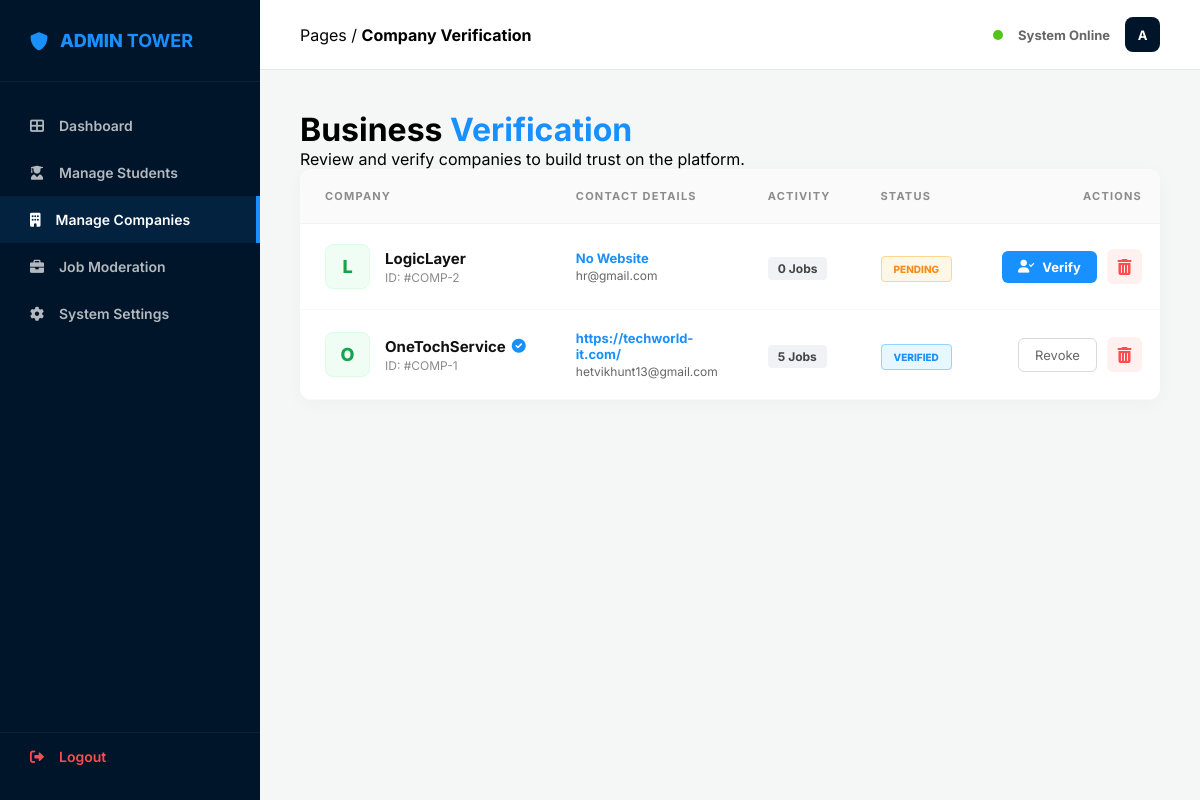
Page /admin/admin_companies.php (signed in) on the committed database.
### tables this page shows
CREATE TABLE `company_credentials` (
  `id` int(11) NOT NULL,
  `company_name` varchar(150) NOT NULL,
  `about_us` text DEFAULT NULL,
  `website` varchar(255) DEFAULT NULL,
  `logo_path` varchar(255) DEFAULT NULL,
  `location` varchar(150) DEFAULT NULL,
  `email` varchar(150) NOT NULL,
  `password` varchar(255) NOT NULL,
  `created_at` timestamp NOT NULL DEFAULT current_timestamp(),
  `is_verified` tinyint(1) DEFAULT 0
);

### admin/admin_companies.php (the view, shortened to what this page needs)
<?php
$host = "localhost"; $rootUser = "root"; $rootPass = ""; $dbName = "mini_linkedin";
$conn = new mysqli($host, $rootUser, $rootPass, $dbName);
$query = "SELECT c.*,
          (SELECT COUNT(*) FROM jobs j WHERE j.company_id = c.id) as job_count
          FROM company_credentials c ORDER BY c.id DESC";
$companies = $conn->query($query);
?>
<!DOCTYPE html>
<html lang="en">
<head>
    <link rel="stylesheet" href="https://cdnjs.cloudflare.com/ajax/libs/font-awesome/6.0.0/css/all.min.css">
    <link rel="stylesheet" href="admin_style.css?v=<?php echo time(); ?>">
    <link rel="stylesheet" href="admin_companies.css?v=<?php echo time(); ?>">
</head>
<body class="admin-fixed-layout">
    <aside class="sidebar-fixed">
        <div class="sidebar-logo"><i class="fas fa-shield-alt"></i><span>ADMIN <strong>TOWER</strong></span></div>
        <nav class="sidebar-nav">
            <a href="admin_dashboard.php"><i class="fas fa-th-large"></i> Dashboard</a>
            <a href="admin_users.php"><i class="fas fa-user-graduate"></i> Manage Students</a>
            <a href="admin_companies.php" class="active"><i class="fas fa-building"></i> Manage Companies</a>
            <a href="admin_jobs.php"><i class="fas fa-briefcase"></i> Job Moderation</a>
            <a href="admin_settings.php"><i class="fas fa-cog"></i> System Settings</a>
            <div class="nav-spacer"></div>
            <a href="admin_login.php?logout=true" class="logout-link"><i class="fas fa-sign-out-alt"></i> Logout</a>
        </nav>
    </aside>
    <div class="main-wrapper">
        <header class="content-header">
            <div class="header-breadcrumb">Pages / <strong>Company Verification</strong></div>
            <div class="header-status"><span class="pulse-online"></span> System Online <div class="admin-badge">A</div></div>
        </header>
        <main class="page-content">
            <div class="welcome-section">
                <h1>Business <span>Verification</span></h1>
                <p>Review and verify companies to build trust on the platform.</p>
            </div>
            <div class="data-panel">
                <table class="admin-table">
                    <thead>
                        <tr>
                            <th>Company</th>
                            <th>Contact Details</th>
                            <th>Activity</th>
                            <th>Status</th>
                            <th style="text-align: right;">Actions</th>
                        </tr>
                    </thead>
                    <tbody>
                        <?php if($companies && $companies->num_rows > 0): ?>
                            <?php while($row = $companies->fetch_assoc()): ?>
                            <tr>
                                <td>
                                    <div class="comp-cell">
                                        <div class="c-logo"><?php echo strtoupper(substr($row['company_name'], 0, 1)); ?></div>
                                        <div class="c-info">
                                            <strong>
                                                <?php echo htmlspecialchars($row['company_name']); ?>
                                                <?php if(isset($row['is_verified']) && $row['is_verified']): ?>
                                                    <i class="fas fa-check-circle verified-tick"></i>
                                                <?php endif; ?>
                                            </strong>
                                            <span>ID: #COMP-<?php echo $row['id']; ?></span>
                                        </div>
                                    </div>
                                </td>
                                <td>
                                    <div class="u-link"><?php echo $row['company_website'] ?? $row['website'] ?? 'No Website'; ?></div>
                                    <div class="u-email"><?php echo $row['company_email'] ?? $row['email'] ?? 'No Email'; ?></div>
                                </td>
                                <td>
                                    <span class="job-count-badge"><?php echo $row['job_count']; ?> Jobs</span>
                                </td>
                                <td>
                                    <?php if(isset($row['is_verified']) && $row['is_verified']): ?>
                                        <span class="badge b-verified">Verified</span>
                                    <?php else: ?>
                                        <span class="badge b-pending">Pending</span>
                                    <?php endif; ?>
                                </td>
                                <td style="text-align: right;">
                                    <div class="action-flex">
                                        <?php if(!(isset($row['is_verified']) && $row['is_verified'])): ?>
                                            <a href="?action=verify&id=<?php echo $row['id']; ?>" class="btn-verify"><i class="fas fa-user-check"></i> Verify</a>
                                        <?php else: ?>
                                            <a href="?action=unverify&id=<?php echo $row['id']; ?>" class="btn-revoke">Revoke</a>
                                        <?php endif; ?>
                                        <a href="?action=delete&id=<?php echo $row['id']; ?>" class="btn-delete-icon" onclick="return confirm('Delete this company?')"><i class="fas fa-trash-alt"></i></a>
                                    </div>
                                </td>
                            </tr>
                            <?php endwhile; ?>
                        <?php else: ?>
                            <tr><td colspan="5" style="text-align:center; padding: 40px; color: #999;">No companies found.</td></tr>
                        <?php endif; ?>
                    </tbody>
                </table>
            </div>
        </main>
    </div>
</body>
</html>

### admin/admin_style.css (style rules this page uses)
* { margin: 0; padding: 0; box-sizing: border-box; font-family: 'Inter', sans-serif; }
body { background: #f4f7f6; }
.admin-fixed-layout { display: flex; min-height: 100vh; }
.sidebar-fixed { width: 260px; background: #001529; color: #fff; position: fixed; height: 100vh; display: flex; flex-direction: column; z-index: 100; }
.sidebar-logo { padding: 30px; font-size: 18px; font-weight: 800; color: #1890ff; display: flex; align-items: center; gap: 12px; border-bottom: 1px solid rgba(255,255,255,0.05); }
.sidebar-nav { flex: 1; display: flex; flex-direction: column; padding: 20px 0; }
.sidebar-nav a { padding: 15px 30px; color: rgba(255,255,255,0.7); text-decoration: none; font-size: 14px; font-weight: 600; display: flex; align-items: center; gap: 15px; transition: 0.3s; }
.sidebar-nav a:hover, .sidebar-nav a.active { background: rgba(24, 144, 255, 0.1); color: #fff; border-right: 4px solid #1890ff; }
.nav-spacer { flex: 1; }
.logout-link { color: #ff4d4f !important; border-top: 1px solid rgba(255,255,255,0.05); }
.main-wrapper { margin-left: 260px; width: calc(100% - 260px); display: flex; flex-direction: column; }
.content-header { height: 70px; background: #fff; padding: 0 40px; display: flex; justify-content: space-between; align-items: center; border-bottom: 1px solid #e2e8f0; }
.header-status { display: flex; align-items: center; gap: 15px; font-size: 13px; font-weight: 700; color: #666; }
.admin-badge { width: 35px; height: 35px; background: #001529; color: #fff; border-radius: 8px; display: flex; align-items: center; justify-content: center; }
.pulse-online { width: 10px; height: 10px; background: #52c41a; border-radius: 50%; box-shadow: 0 0 0 rgba(82, 196, 26, 0.4); animation: pulse 2s infinite; }
.page-content { padding: 40px; }
.welcome-section h1 span { color: #1890ff; }

### admin/admin_companies.css (style rules this page uses)
.data-panel { background: #fff; border-radius: 12px; box-shadow: 0 4px 20px rgba(0,0,0,0.03); overflow: hidden; }
.admin-table { width: 100%; border-collapse: collapse; }
.admin-table th { background: #fafafa; padding: 20px 25px; text-align: left; font-size: 11px; text-transform: uppercase; letter-spacing: 1.2px; color: #8c8c8c; border-bottom: 1px solid #f0f2f5; }
.admin-table td { padding: 20px 25px; border-bottom: 1px solid #f8f9fa; vertical-align: middle; }
.comp-cell { display: flex; align-items: center; gap: 15px; }
.c-logo { width: 45px; height: 45px; background: #f0fdf4; color: #16a34a; border-radius: 8px; display: flex; align-items: center; justify-content: center; font-weight: 800; font-size: 18px; border: 1px solid #dcfce7; }
.c-info strong { display: flex; align-items: center; gap: 6px; font-size: 15px; color: #111; }
.c-info span { font-size: 12px; color: #8c8c8c; display: block; margin-top: 2px; }
.verified-tick { color: #1890ff; font-size: 14px; }
.u-link { font-size: 13px; font-weight: 700; color: #1890ff; margin-bottom: 2px; }
.u-email { font-size: 12px; color: #666; }
.job-count-badge { background: #f0f2f5; color: #444; padding: 4px 10px; border-radius: 4px; font-size: 12px; font-weight: 700; }
.badge { padding: 6px 12px; border-radius: 4px; font-size: 10px; font-weight: 800; text-transform: uppercase; }
.b-verified { background: #e6f7ff; color: #1890ff; border: 1px solid #91d5ff; }
.b-pending { background: #fff7e6; color: #fa8c16; border: 1px solid #ffd591; }
.action-flex { display: flex; justify-content: flex-end; align-items: center; gap: 10px; }
.btn-verify { background: #1890ff; color: #fff; padding: 8px 16px; border-radius: 6px; text-decoration: none; font-size: 13px; font-weight: 700; display: flex; align-items: center; gap: 8px; transition: 0.3s; }
.btn-revoke { background: #fff; color: #666; border: 1px solid #d9d9d9; padding: 8px 16px; border-radius: 6px; text-decoration: none; font-size: 13px; }
.btn-delete-icon { width: 35px; height: 35px; background: #fff1f0; color: #ff4d4f; border-radius: 6px; display: flex; align-items: center; justify-content: center; text-decoration: none; transition: 0.3s; }

### rows in the picture
company_credentials: company_name "L", company_name "LogicLayer", id "2", website "No Website", email "hr@gmail.com", job_count "0", is_verified "PENDING"
company_credentials: company_name "O", company_name "OneTochService", is_verified 1 (drawn), id "1", website "https://techworld-it.com/", email "hetvikhunt13@gmail.com", job_count "5"
